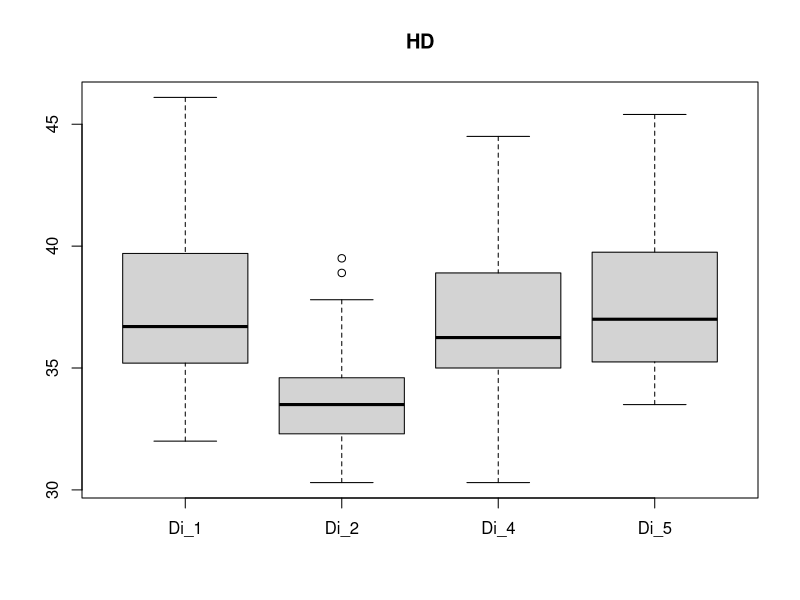

Reproduce this figure in R.
Di_1 <- c(44.7,36.4,39.0,40.9,35.6,39.2,37.5,40.3,38.4,34.7,36.6,35.1,34.2,38.8,32.0,37.5,36.8,35.3,46.1,36.2,36.1,39.7,37.6,33.8,38.6,34.8,45.8,35.2,37.8,40.5,42.2,35.3,34.0,37.4,35.2,34.73,32.0,40.0,35.2,33.7,34.5,44.7,43.3,35.4,43.1,40.6,36.2,37.0,34.2,35.2)
Di_2 <- c(32.3,31.4,34.4,33.6,31.9,30.5,36.0,34.0,31.5,30.3,31.1,33.7,33.5,31.0,34.5,39.5,32.3,36.5,35.2,31.7,34.7,32.6,31.2,33.5,32.3,33.7,32.9,33.0,36.3,32.8,36.7,30.7,32.9,34.9,33.5,32.7,36.0,32.9,33.6,35.0,33.4,33.9,34.0,32.2,33.01,33.1,35.2,33.9,37.8,32.1,38.9)
Di_4 <- c(34.8,38.5,34.4,38.3,41.4,44.5,39.2,37.5,35.8,40.7,33.8,38.4,34.5,35.4,32.5,30.3,35.0,36.0,36.7,36.5,35.3,40.4,35.9,38.8,36.0,40.0,33.9,35.7,34.2,34.9,40.4,32.3,38.0,39.1,40.2,35.0,37.9,35.5,35.4,33.7,37.9,36.6,39.3,34.9,40.1,38.9,35.3,35.4,33.6,38.7,41.2,36.9,40.6,35.6)
Di_5 <- c(39.9,39.0,39.8,35.7,39.7,35.0,41.1,37.0,36.8,35.1,35.4,39.7,45.4,34.2,38.5,33.5,39.8,35.0,37.0,35.4)
svg(filename = 'morpho_data/boxplotHD.svg')
boxplot(Di_1, Di_2, Di_4, Di_5, names = c('Di_1', 'Di_2', 'Di_4', 'Di_5'), main = 'HD')
dev.off()
